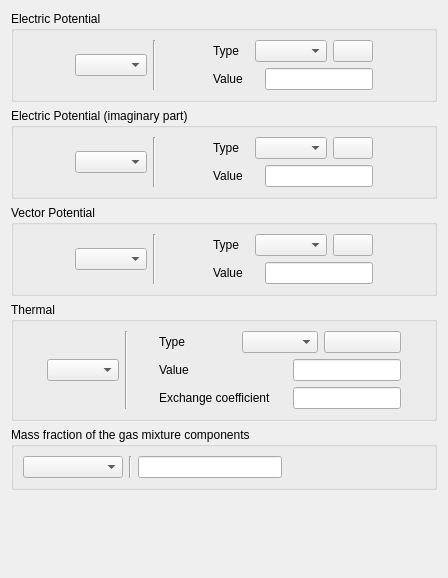
<?xml version="1.0" encoding="UTF-8"?>
<ui version="4.0">
 <class>BoundaryConditionsElectricalForm</class>
 <widget class="QWidget" name="BoundaryConditionsElectricalForm">
  <property name="geometry">
   <rect>
    <x>0</x>
    <y>0</y>
    <width>448</width>
    <height>578</height>
   </rect>
  </property>
  <property name="minimumSize">
   <size>
    <width>0</width>
    <height>0</height>
   </size>
  </property>
  <property name="windowTitle">
   <string>Form</string>
  </property>
  <layout class="QGridLayout" name="gridLayout">
   <item row="0" column="0">
    <widget class="QGroupBox" name="groupBoxPotElec">
     <property name="title">
      <string>Electric Potential</string>
     </property>
     <layout class="QGridLayout" name="_4">
      <property name="margin">
       <number>9</number>
      </property>
      <property name="spacing">
       <number>6</number>
      </property>
      <item row="0" column="0">
       <layout class="QHBoxLayout" name="_5">
        <property name="spacing">
         <number>6</number>
        </property>
        <property name="margin">
         <number>0</number>
        </property>
        <item>
         <spacer>
          <property name="orientation">
           <enum>Qt::Horizontal</enum>
          </property>
          <property name="sizeHint" stdset="0">
           <size>
            <width>16</width>
            <height>20</height>
           </size>
          </property>
         </spacer>
        </item>
        <item>
         <widget class="QComboBox" name="comboBoxPotElec"/>
        </item>
        <item>
         <widget class="Line" name="line_3">
          <property name="orientation">
           <enum>Qt::Vertical</enum>
          </property>
         </widget>
        </item>
        <item>
         <spacer>
          <property name="orientation">
           <enum>Qt::Horizontal</enum>
          </property>
          <property name="sizeHint" stdset="0">
           <size>
            <width>16</width>
            <height>20</height>
           </size>
          </property>
         </spacer>
        </item>
        <item>
         <layout class="QVBoxLayout" name="_10">
          <property name="spacing">
           <number>6</number>
          </property>
          <property name="margin">
           <number>0</number>
          </property>
          <item>
           <layout class="QHBoxLayout" name="_11">
            <property name="spacing">
             <number>6</number>
            </property>
            <property name="margin">
             <number>0</number>
            </property>
            <item>
             <widget class="QLabel" name="labelPotElec">
              <property name="text">
               <string>Type</string>
              </property>
             </widget>
            </item>
            <item>
             <widget class="QComboBox" name="comboBoxTypePotElec"/>
            </item>
            <item>
             <widget class="QPushButton" name="pushButtonPotElecFormula">
              <property name="text">
               <string/>
              </property>
              <property name="icon">
               <iconset resource="resources_pages.qrc">
                <normaloff>:/new/prefix1/icons/22x22/edit-find-replace.png</normaloff>:/new/prefix1/icons/22x22/edit-find-replace.png</iconset>
              </property>
             </widget>
            </item>
           </layout>
          </item>
          <item>
           <layout class="QHBoxLayout" name="_12">
            <property name="spacing">
             <number>6</number>
            </property>
            <property name="margin">
             <number>0</number>
            </property>
            <item>
             <widget class="QLabel" name="labelValuePotElec">
              <property name="text">
               <string>Value</string>
              </property>
             </widget>
            </item>
            <item>
             <spacer>
              <property name="orientation">
               <enum>Qt::Horizontal</enum>
              </property>
              <property name="sizeHint" stdset="0">
               <size>
                <width>16</width>
                <height>20</height>
               </size>
              </property>
             </spacer>
            </item>
            <item>
             <widget class="QLineEdit" name="lineEditValuePotElec"/>
            </item>
           </layout>
          </item>
         </layout>
        </item>
        <item>
         <spacer>
          <property name="orientation">
           <enum>Qt::Horizontal</enum>
          </property>
          <property name="sizeHint" stdset="0">
           <size>
            <width>16</width>
            <height>20</height>
           </size>
          </property>
         </spacer>
        </item>
       </layout>
      </item>
     </layout>
    </widget>
   </item>
   <item row="1" column="0">
    <widget class="QGroupBox" name="groupBoxPotElecIm">
     <property name="title">
      <string>Electric Potential (imaginary part)</string>
     </property>
     <layout class="QGridLayout" name="_14">
      <property name="margin">
       <number>9</number>
      </property>
      <property name="spacing">
       <number>6</number>
      </property>
      <item row="0" column="0">
       <layout class="QHBoxLayout" name="_15">
        <property name="spacing">
         <number>6</number>
        </property>
        <property name="margin">
         <number>0</number>
        </property>
        <item>
         <spacer>
          <property name="orientation">
           <enum>Qt::Horizontal</enum>
          </property>
          <property name="sizeHint" stdset="0">
           <size>
            <width>16</width>
            <height>20</height>
           </size>
          </property>
         </spacer>
        </item>
        <item>
         <widget class="QComboBox" name="comboBoxPotElecIm"/>
        </item>
        <item>
         <widget class="Line" name="line_4">
          <property name="orientation">
           <enum>Qt::Vertical</enum>
          </property>
         </widget>
        </item>
        <item>
         <spacer>
          <property name="orientation">
           <enum>Qt::Horizontal</enum>
          </property>
          <property name="sizeHint" stdset="0">
           <size>
            <width>16</width>
            <height>20</height>
           </size>
          </property>
         </spacer>
        </item>
        <item>
         <layout class="QVBoxLayout" name="_16">
          <property name="spacing">
           <number>6</number>
          </property>
          <property name="margin">
           <number>0</number>
          </property>
          <item>
           <layout class="QHBoxLayout" name="_17">
            <property name="spacing">
             <number>6</number>
            </property>
            <property name="margin">
             <number>0</number>
            </property>
            <item>
             <widget class="QLabel" name="labelPotElecIm">
              <property name="text">
               <string>Type</string>
              </property>
             </widget>
            </item>
            <item>
             <widget class="QComboBox" name="comboBoxTypePotElecIm"/>
            </item>
            <item>
             <widget class="QPushButton" name="pushButtonPotElecImFormula">
              <property name="text">
               <string/>
              </property>
              <property name="icon">
               <iconset resource="resources_pages.qrc">
                <normaloff>:/new/prefix1/icons/22x22/edit-find-replace.png</normaloff>:/new/prefix1/icons/22x22/edit-find-replace.png</iconset>
              </property>
             </widget>
            </item>
           </layout>
          </item>
          <item>
           <layout class="QHBoxLayout" name="_18">
            <property name="spacing">
             <number>6</number>
            </property>
            <property name="margin">
             <number>0</number>
            </property>
            <item>
             <widget class="QLabel" name="labelValuePotElecIm">
              <property name="text">
               <string>Value</string>
              </property>
             </widget>
            </item>
            <item>
             <spacer>
              <property name="orientation">
               <enum>Qt::Horizontal</enum>
              </property>
              <property name="sizeHint" stdset="0">
               <size>
                <width>16</width>
                <height>20</height>
               </size>
              </property>
             </spacer>
            </item>
            <item>
             <widget class="QLineEdit" name="lineEditValuePotElecIm"/>
            </item>
           </layout>
          </item>
         </layout>
        </item>
        <item>
         <spacer>
          <property name="orientation">
           <enum>Qt::Horizontal</enum>
          </property>
          <property name="sizeHint" stdset="0">
           <size>
            <width>16</width>
            <height>20</height>
           </size>
          </property>
         </spacer>
        </item>
       </layout>
      </item>
     </layout>
    </widget>
   </item>
   <item row="2" column="0">
    <widget class="QGroupBox" name="groupBoxPotVector">
     <property name="title">
      <string>Vector Potential</string>
     </property>
     <layout class="QGridLayout" name="_20">
      <property name="margin">
       <number>9</number>
      </property>
      <property name="spacing">
       <number>6</number>
      </property>
      <item row="0" column="0">
       <layout class="QHBoxLayout" name="_21">
        <property name="spacing">
         <number>6</number>
        </property>
        <property name="margin">
         <number>0</number>
        </property>
        <item>
         <spacer>
          <property name="orientation">
           <enum>Qt::Horizontal</enum>
          </property>
          <property name="sizeHint" stdset="0">
           <size>
            <width>16</width>
            <height>20</height>
           </size>
          </property>
         </spacer>
        </item>
        <item>
         <widget class="QComboBox" name="comboBoxPotVector"/>
        </item>
        <item>
         <widget class="Line" name="line_5">
          <property name="orientation">
           <enum>Qt::Vertical</enum>
          </property>
         </widget>
        </item>
        <item>
         <spacer>
          <property name="orientation">
           <enum>Qt::Horizontal</enum>
          </property>
          <property name="sizeHint" stdset="0">
           <size>
            <width>16</width>
            <height>20</height>
           </size>
          </property>
         </spacer>
        </item>
        <item>
         <layout class="QVBoxLayout" name="_22">
          <property name="spacing">
           <number>6</number>
          </property>
          <property name="margin">
           <number>0</number>
          </property>
          <item>
           <layout class="QHBoxLayout" name="_23">
            <property name="spacing">
             <number>6</number>
            </property>
            <property name="margin">
             <number>0</number>
            </property>
            <item>
             <widget class="QLabel" name="labelPotVector">
              <property name="text">
               <string>Type</string>
              </property>
             </widget>
            </item>
            <item>
             <widget class="QComboBox" name="comboBoxTypePotVector"/>
            </item>
            <item>
             <widget class="QPushButton" name="pushButtonPotVectorFormula">
              <property name="text">
               <string/>
              </property>
              <property name="icon">
               <iconset resource="resources_pages.qrc">
                <normaloff>:/new/prefix1/icons/22x22/edit-find-replace.png</normaloff>:/new/prefix1/icons/22x22/edit-find-replace.png</iconset>
              </property>
             </widget>
            </item>
           </layout>
          </item>
          <item>
           <layout class="QHBoxLayout" name="_24">
            <property name="spacing">
             <number>6</number>
            </property>
            <property name="margin">
             <number>0</number>
            </property>
            <item>
             <widget class="QLabel" name="labelValuePotVector">
              <property name="text">
               <string>Value</string>
              </property>
             </widget>
            </item>
            <item>
             <spacer>
              <property name="orientation">
               <enum>Qt::Horizontal</enum>
              </property>
              <property name="sizeHint" stdset="0">
               <size>
                <width>16</width>
                <height>20</height>
               </size>
              </property>
             </spacer>
            </item>
            <item>
             <widget class="QLineEdit" name="lineEditValuePotVector"/>
            </item>
           </layout>
          </item>
         </layout>
        </item>
        <item>
         <spacer>
          <property name="orientation">
           <enum>Qt::Horizontal</enum>
          </property>
          <property name="sizeHint" stdset="0">
           <size>
            <width>16</width>
            <height>20</height>
           </size>
          </property>
         </spacer>
        </item>
       </layout>
      </item>
     </layout>
    </widget>
   </item>
   <item row="3" column="0">
    <widget class="QGroupBox" name="groupBoxThermal">
     <property name="title">
      <string>Thermal</string>
     </property>
     <layout class="QGridLayout" name="_2">
      <property name="margin">
       <number>9</number>
      </property>
      <property name="spacing">
       <number>6</number>
      </property>
      <item row="0" column="0">
       <layout class="QHBoxLayout" name="_3">
        <property name="spacing">
         <number>6</number>
        </property>
        <property name="margin">
         <number>0</number>
        </property>
        <item>
         <spacer>
          <property name="orientation">
           <enum>Qt::Horizontal</enum>
          </property>
          <property name="sizeHint" stdset="0">
           <size>
            <width>16</width>
            <height>20</height>
           </size>
          </property>
         </spacer>
        </item>
        <item>
         <widget class="QComboBox" name="comboBoxThermal"/>
        </item>
        <item>
         <widget class="Line" name="line">
          <property name="orientation">
           <enum>Qt::Vertical</enum>
          </property>
         </widget>
        </item>
        <item>
         <spacer>
          <property name="orientation">
           <enum>Qt::Horizontal</enum>
          </property>
          <property name="sizeHint" stdset="0">
           <size>
            <width>16</width>
            <height>20</height>
           </size>
          </property>
         </spacer>
        </item>
        <item>
         <layout class="QVBoxLayout" name="_6">
          <property name="spacing">
           <number>6</number>
          </property>
          <property name="margin">
           <number>0</number>
          </property>
          <item>
           <layout class="QHBoxLayout" name="_7">
            <property name="spacing">
             <number>6</number>
            </property>
            <property name="margin">
             <number>0</number>
            </property>
            <item>
             <widget class="QLabel" name="labelThermal">
              <property name="text">
               <string>Type</string>
              </property>
             </widget>
            </item>
            <item>
             <widget class="QComboBox" name="comboBoxTypeThermal"/>
            </item>
            <item>
             <widget class="QPushButton" name="pushButtonThermalFormula">
              <property name="text">
               <string/>
              </property>
              <property name="icon">
               <iconset resource="resources_pages.qrc">
                <normaloff>:/new/prefix1/icons/22x22/edit-find-replace.png</normaloff>:/new/prefix1/icons/22x22/edit-find-replace.png</iconset>
              </property>
             </widget>
            </item>
           </layout>
          </item>
          <item>
           <layout class="QHBoxLayout" name="_8">
            <property name="spacing">
             <number>6</number>
            </property>
            <property name="margin">
             <number>0</number>
            </property>
            <item>
             <widget class="QLabel" name="labelValueThermal">
              <property name="text">
               <string>Value</string>
              </property>
             </widget>
            </item>
            <item>
             <spacer>
              <property name="orientation">
               <enum>Qt::Horizontal</enum>
              </property>
              <property name="sizeHint" stdset="0">
               <size>
                <width>16</width>
                <height>20</height>
               </size>
              </property>
             </spacer>
            </item>
            <item>
             <widget class="QLineEdit" name="lineEditValueThermal"/>
            </item>
           </layout>
          </item>
          <item>
           <layout class="QHBoxLayout" name="_9">
            <property name="spacing">
             <number>6</number>
            </property>
            <property name="margin">
             <number>0</number>
            </property>
            <item>
             <widget class="QLabel" name="labelExThermal">
              <property name="text">
               <string>Exchange coefficient</string>
              </property>
             </widget>
            </item>
            <item>
             <spacer>
              <property name="orientation">
               <enum>Qt::Horizontal</enum>
              </property>
              <property name="sizeHint" stdset="0">
               <size>
                <width>16</width>
                <height>20</height>
               </size>
              </property>
             </spacer>
            </item>
            <item>
             <widget class="QLineEdit" name="lineEditExThermal"/>
            </item>
           </layout>
          </item>
         </layout>
        </item>
        <item>
         <spacer>
          <property name="orientation">
           <enum>Qt::Horizontal</enum>
          </property>
          <property name="sizeHint" stdset="0">
           <size>
            <width>16</width>
            <height>20</height>
           </size>
          </property>
         </spacer>
        </item>
       </layout>
      </item>
     </layout>
    </widget>
   </item>
   <item row="4" column="0">
    <widget class="QGroupBox" name="groupBoxMixture">
     <property name="title">
      <string>Mass fraction of the gas mixture components</string>
     </property>
     <layout class="QGridLayout" name="gridLayout_3">
      <item row="0" column="0">
       <layout class="QHBoxLayout" name="horizontalLayout_4">
        <item>
         <widget class="QComboBox" name="comboBoxSpecies">
          <property name="minimumSize">
           <size>
            <width>100</width>
            <height>0</height>
           </size>
          </property>
         </widget>
        </item>
        <item>
         <widget class="Line" name="line_2">
          <property name="orientation">
           <enum>Qt::Vertical</enum>
          </property>
         </widget>
        </item>
        <item>
         <widget class="QLineEdit" name="lineEditValueSpecies"/>
        </item>
        <item>
         <spacer name="horizontalSpacer_7">
          <property name="orientation">
           <enum>Qt::Horizontal</enum>
          </property>
          <property name="sizeHint" stdset="0">
           <size>
            <width>37</width>
            <height>20</height>
           </size>
          </property>
         </spacer>
        </item>
       </layout>
      </item>
     </layout>
    </widget>
   </item>
   <item row="5" column="0">
    <spacer name="verticalSpacer">
     <property name="orientation">
      <enum>Qt::Vertical</enum>
     </property>
     <property name="sizeHint" stdset="0">
      <size>
       <width>20</width>
       <height>114</height>
      </size>
     </property>
    </spacer>
   </item>
  </layout>
 </widget>
 <resources>
  <include location="resources_pages.qrc"/>
 </resources>
 <connections/>
</ui>
